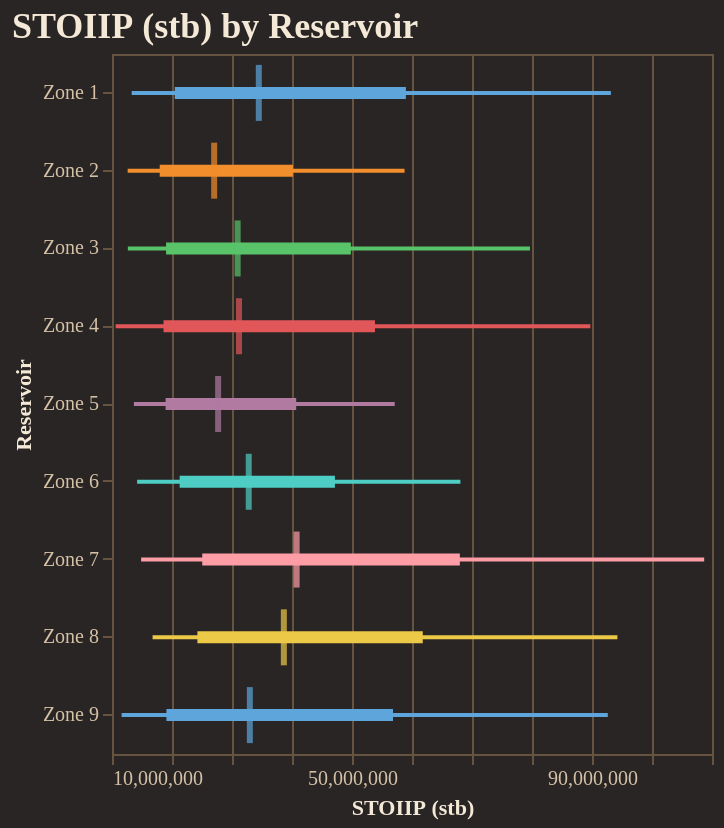

The code cell stored with this chart in its notebook:
### Code cell
fig = reporter.plotter.forest_plot(
    "STOIIP (stb)", 
    backend=PLOTTING_BACKEND
)
fig.show()

### Figure 1 — Vega-Lite specification as saved in the notebook (floating-point values rounded to 4 significant figures)
{"config": {"background": "#292524", "view": {"fill": "#292524", "stroke": "#665340"}, "title": {"color": "#f4e9d7", "font": "Merriweather", "fontSize": 18, "fontWeight": 600, "subtitleColor": "#d5c2a6", "anchor": "start"}, "axis": {"domainColor": "#665340", "gridColor": "#665340", "tickColor": "#665340", "labelColor": "#d5c2a6", "titleColor": "#f4e9d7", "labelFont": "Merriweather", "titleFont": "Merriweather"}, "legend": {"titleColor": "#f4e9d7", "labelColor": "#d5c2a6", "labelFont": "Merriweather", "titleFont": "Merriweather", "orient": "top-right", "symbolType": "circle"}, "header": {"labelColor": "#d5c2a6", "titleColor": "#f4e9d7", "labelFont": "Merriweather", "titleFont": "Merriweather"}, "mark": {"color": "#c78d3b"}, "line": {"color": "#c78d3b"}, "bar": {"color": "#c78d3b"}, "point": {"color": "#ddb06d"}, "area": {"color": "#c78d3b", "opacity": 0.35}, "text": {"color": "#f4e9d7", "font": "Merriweather"}, "range": {"category": ["#5DA5DA", "#F28E2B", "#59C36A", "#E15759", "#B07AA1", "#4ECDC4", "#FF9DA7", "#EDC948"]}}, "layer": [{"mark": {"type": "rule", "strokeWidth": 2}, "encoding": {"color": {"field": "group", "legend": null, "type": "nominal"}, "x": {"field": "p10", "scale": {"zero": false}, "title": "STOIIP (stb)", "type": "quantitative"}, "x2": {"field": "p90"}, "y": {"field": "group", "sort": ["Zone 1", "Zone 2", "Zone 3", "Zone 4", "Zone 5", "Zone 6", "Zone 7", "Zone 8", "Zone 9"], "title": "Reservoir", "type": "nominal"}}}, {"mark": {"type": "rule", "strokeWidth": 6}, "encoding": {"color": {"field": "group", "legend": null, "type": "nominal"}, "x": {"field": "p25", "scale": {"zero": false}, "title": "STOIIP (stb)", "type": "quantitative"}, "x2": {"field": "p75"}, "y": {"field": "group", "sort": ["Zone 1", "Zone 2", "Zone 3", "Zone 4", "Zone 5", "Zone 6", "Zone 7", "Zone 8", "Zone 9"], "title": "Reservoir", "type": "nominal"}}}, {"mark": {"type": "tick", "color": "black", "size": 28, "thickness": 3}, "encoding": {"color": {"field": "group", "legend": null, "type": "nominal"}, "tooltip": [{"field": "group", "title": "Group", "type": "nominal"}, {"field": "p10", "title": "P10", "type": "quantitative"}, {"field": "p25", "title": "P25", "type": "quantitative"}, {"field": "median", "title": "Median", "type": "quantitative"}, {"field": "p75", "title": "P75", "type": "quantitative"}, {"field": "p90", "title": "P90", "type": "quantitative"}], "x": {"field": "median", "scale": {"zero": false}, "title": "STOIIP (stb)", "type": "quantitative"}, "y": {"field": "group", "sort": ["Zone 1", "Zone 2", "Zone 3", "Zone 4", "Zone 5", "Zone 6", "Zone 7", "Zone 8", "Zone 9"], "title": "Reservoir", "type": "nominal"}}}], "data": {"name": "data-9e58f774e37c3bcb1b6b24894689175b"}, "height": 350, "title": "STOIIP (stb) by Reservoir", "width": "container", "$schema": "https://vega.github.io/schema/vega-lite/v5.20.1.json", "datasets": {"data-9e58f774e37c3bcb1b6b24894689175b": [{"group": "Zone 1", "p10": 13280000.0, "p25": 20470000.0, "median": 34460000.0, "p75": 58980000.0, "p90": 93140000.0}, {"group": "Zone 2", "p10": 12610000.0, "p25": 17950000.0, "median": 27030000.0, "p75": 40150000.0, "p90": 58760000.0}, {"group": "Zone 3", "p10": 12640000.0, "p25": 19010000.0, "median": 30940000.0, "p75": 49810000.0, "p90": 79660000.0}, {"group": "Zone 4", "p10": 10600000.0, "p25": 18590000.0, "median": 31160000.0, "p75": 53830000.0, "p90": 89730000.0}, {"group": "Zone 5", "p10": 13650000.0, "p25": 18930000.0, "median": 27690000.0, "p75": 40700000.0, "p90": 57120000.0}, {"group": "Zone 6", "p10": 14180000.0, "p25": 21280000.0, "median": 32790000.0, "p75": 47150000.0, "p90": 68070000.0}, {"group": "Zone 7", "p10": 14850000.0, "p25": 25040000.0, "median": 40770000.0, "p75": 67970000.0, "p90": 108700000.0}, {"group": "Zone 8", "p10": 16760000.0, "p25": 24240000.0, "median": 38640000.0, "p75": 61790000.0, "p90": 94230000.0}, {"group": "Zone 9", "p10": 11600000.0, "p25": 19070000.0, "median": 32970000.0, "p75": 56840000.0, "p90": 92630000.0}]}}
